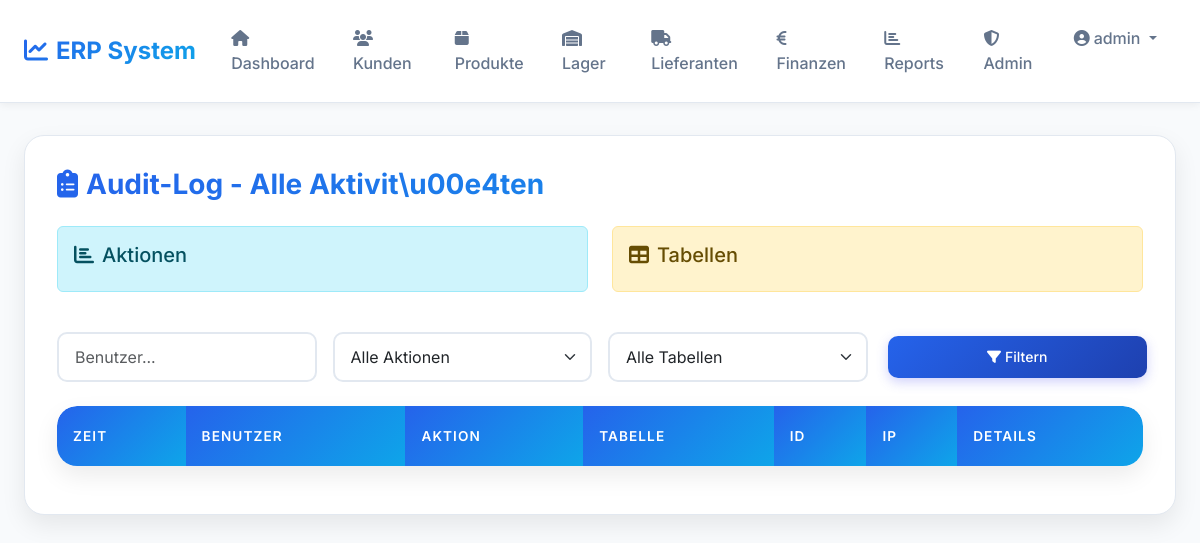
The page /audit_log_viewer.php (signed in) on the database as committed earlier.
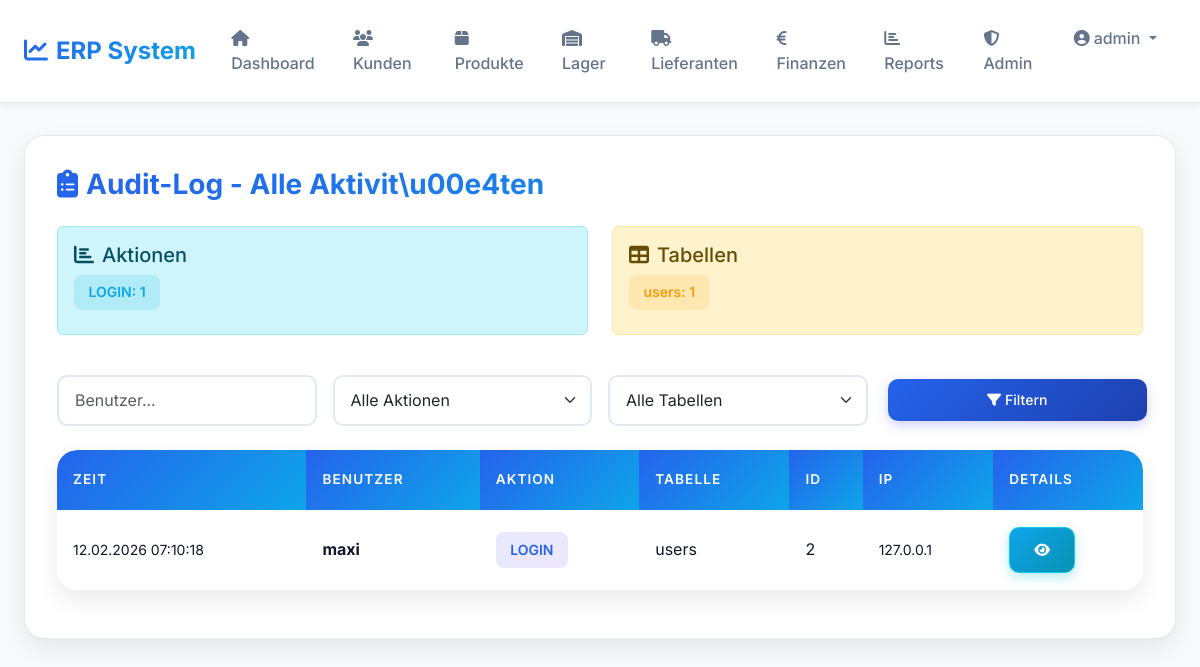
The same page on the database as committed later.
### tables this page shows
CREATE TABLE audit_log (
    id INTEGER PRIMARY KEY AUTOINCREMENT,
    user_id INTEGER,
    username TEXT,
    action TEXT NOT NULL,
    table_name TEXT NOT NULL,
    record_id INTEGER,
    old_value TEXT,
    new_value TEXT,
    ip_address TEXT,
    user_agent TEXT,
    timestamp DATETIME DEFAULT CURRENT_TIMESTAMP
);

### audit_log_viewer.php (the view, shortened to what this page needs)
<?php
require_once 'db_connection.php';
$filter_user = $_GET['user'] ?? '';
$limit = $_GET['limit'] ?? 50;
$where = [];
$params = [];
$where_sql = !empty($where) ? "WHERE " . implode(" AND ", $where) : "";
$stmt = $PDO->prepare("SELECT * FROM audit_log $where_sql ORDER BY timestamp DESC LIMIT ?");
$params[] = (int)$limit;
$stmt->execute($params);
$logs = $stmt->fetchAll();
$stmt = $PDO->query("SELECT action, COUNT(*) as cnt FROM audit_log GROUP BY action ORDER BY cnt DESC");
$action_stats = $stmt->fetchAll();
$stmt = $PDO->query("SELECT table_name, COUNT(*) as cnt FROM audit_log GROUP BY table_name ORDER BY cnt DESC");
$table_stats = $stmt->fetchAll();
include 'includes/header.php';
?>
<div class="dashboard-card">
    <h2 class="section-title mb-4">
        <i class="fas fa-clipboard-list me-2"></i>Audit-Log - Alle Aktivit\u00e4ten
    </h2>
    <div class="row mb-4">
        <div class="col-md-6">
            <div class="alert alert-info">
                <h5><i class="fas fa-chart-bar me-2"></i>Aktionen</h5>
                <?php foreach ($action_stats as $stat): ?>
                    <span class="status-badge badge-info me-2 mb-2">
                        <?= htmlspecialchars($stat['action']) ?>: <?= $stat['cnt'] ?>
                    </span>
                <?php endforeach; ?>
            </div>
        </div>
        <div class="col-md-6">
            <div class="alert alert-warning">
                <h5><i class="fas fa-table me-2"></i>Tabellen</h5>
                <?php foreach ($table_stats as $stat): ?>
                    <span class="status-badge badge-warning me-2 mb-2">
                        <?= htmlspecialchars($stat['table_name']) ?>: <?= $stat['cnt'] ?>
                    </span>
                <?php endforeach; ?>
            </div>
        </div>
    </div>
    <form method="GET" class="row g-3 mb-4">
        <div class="col-md-3">
            <input type="text" name="user" class="form-control" placeholder="Benutzer..." value="<?= htmlspecialchars($filter_user) ?>">
        </div>
        <div class="col-md-3">
            <select name="action" class="form-select">
                <option value="">Alle Aktionen</option>
            </select>
        </div>
        <div class="col-md-3">
            <select name="table" class="form-select">
                <option value="">Alle Tabellen</option>
            </select>
        </div>
        <div class="col-md-3">
            <button type="submit" class="btn-primary-modern action-btn w-100">
                <i class="fas fa-filter me-1"></i>Filtern
            </button>
        </div>
    </form>
    <div class="modern-table">
        <table class="table">
            <thead>
                <tr>
                    <th>Zeit</th>
                    <th>Benutzer</th>
                    <th>Aktion</th>
                    <th>Tabelle</th>
                    <th>ID</th>
                    <th>IP</th>
                    <th>Details</th>
                </tr>
            </thead>
            <tbody>
                <?php foreach ($logs as $log): ?>
                <tr>
                    <td><small><?= date('d.m.Y H:i:s', strtotime($log['timestamp'])) ?></small></td>
                    <td><strong><?= htmlspecialchars($log['username']) ?></strong></td>
                    <td>
                        <?php
                        $badge_class = 'badge-info';
                        if ($log['action'] === 'DELETE') $badge_class = 'badge-danger';
                        elseif ($log['action'] === 'INSERT') $badge_class = 'badge-success';
                        elseif ($log['action'] === 'LOGIN') $badge_class = 'badge-primary';
                        ?>
                        <span class="status-badge <?= $badge_class ?>">
                            <?= htmlspecialchars($log['action']) ?>
                        </span>
                    </td>
                    <td><?= htmlspecialchars($log['table_name']) ?></td>
                    <td><?= htmlspecialchars($log['record_id']) ?></td>
                    <td><small><?= htmlspecialchars($log['ip_address']) ?></small></td>
                    <td>
                        <?php if ($log['old_value'] || $log['new_value']): ?>
                            <button class="btn btn-sm btn-info" onclick="showDetails(<?= $log['id'] ?>)">
                                <i class="fas fa-eye"></i>
                            </button>
                        <?php endif; ?>
                    </td>
                </tr>
                <?php endforeach; ?>
            </tbody>
        </table>
    </div>
</div>
<?php include 'includes/footer.php'; ?>

Rows that differ between the two databases and show on the page:
added audit_log: timestamp "12.02.2026 07:10:18", username "maxi", action "LOGIN", table_name "users", record "2", ip_address "127.0.0.1"
Other text that changed with them:
new list line: "LOGIN : 1"
new list line: "users : 1"
